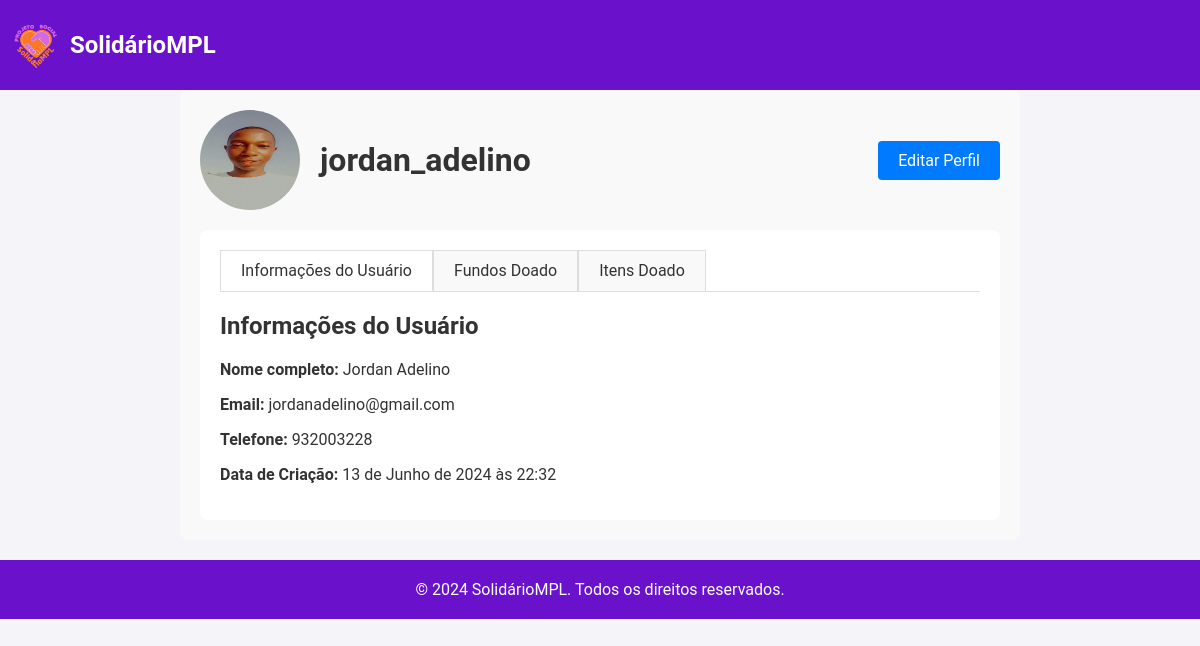
/profile/ (signed in), run on the app's committed database.
### donations/models.py (models this page shows, shortened)
class Donor(models.Model):
    user = models.OneToOneField(
        settings.AUTH_USER_MODEL,
        on_delete=models.CASCADE,
        related_name='donor'  # Adicionamos um related_name para referenciar o doador
    )
    email = models.EmailField(unique=True)
    phone = models.CharField(max_length=15, blank=True, null=True)
    contact_info = models.CharField(max_length=255, blank=True, null=True)
    profile_picture = models.ImageField(upload_to='profile_pictures/', blank=True, null=True)

class CustomUser(AbstractUser):
    email = models.EmailField(unique=True)
    full_name = models.CharField(max_length=255)
    phone_number = models.CharField(max_length=15, blank=True, null=True)
    groups = models.ManyToManyField(
        Group,
        related_name='custom_user_set',
        blank=True,
        help_text='The groups this user belongs to.',
        verbose_name='groups',
    )
    user_permissions = models.ManyToManyField(
        Permission,
        related_name='custom_user_permissions_set',
        blank=True,
        help_text='Specific permissions for this user.',
        verbose_name='user permissions',
    )

### donations/views.py (the view)
# urls.py: path('profile/', views.user_profile_view, name='user_profile'),
@login_required
def user_profile_view(request):
    donor = get_object_or_404(Donor, user=request.user)
    donations = Donation.objects.filter(donor=donor)
    donated_items = Item.objects.filter(donated_by=donor)
    total_donated = donations.aggregate(total_amount=Sum("amount"))["total_amount"] or 0
    context = {
        "user": request.user,
        "username": request.user.username,
        "donor": donor,
        "donations": donations,
        "donated_items": donated_items,
        "total_donated": total_donated,
        "is_admin": request.user.is_superuser,
    }
    return render(request, "donations/user_profile.html", context)

### donations/templates/donations/user_profile.html (shortened to what this page needs)
<!DOCTYPE html>
<html lang="pt">
<head>
    {% load static %}
    <link rel="stylesheet" type="text/css" href="{% static 'css/profile.css' %}">
    <link rel="stylesheet" type="text/css" href="{% static 'css/navbar.css' %}">
</head>
<body>
    {% if user.is_authenticated %}
        {% if is_admin %}
            {% include 'donations/navbar_admin.html' %}
        {% else %}
            {% include 'donations/navbar_user.html' %}
        {% endif %}
    {% else %}
        {% include 'donations/navbar.html' %}
    {% endif %}
    <div id="profile-container">
        <div class="profile-header">
            {% if donor.profile_picture %}
                <img src="{{ donor.profile_picture.url }}" alt="Foto de Perfil">
            {% else %}
                <img src="{% static 'images/default_profile.png' %}" alt="Foto de Perfil Padrão">
            {% endif %}
            <h1>{{ user.username }}</h1>
            <a href="{% url 'edit_profile' %}">Editar Perfil</a>
        </div>
        <div class="profile-content">
            <ul class="tabs">
                <li class="tab-link active" data-tab="info">Informações do Usuário</li>
                <li class="tab-link" data-tab="funds">Fundos Doado</li>
                <li class="tab-link" data-tab="items">Itens Doado</li>
            </ul>
            <div id="info" class="tab-content active">
                <h2>Informações do Usuário</h2>
                <p><strong>Nome completo:</strong> {{ user.full_name }}</p>
                <p><strong>Email:</strong> {{ donor.email }}</p>
                <p><strong>Telefone:</strong> {{ donor.phone }}</p>
                <p><strong>Data de Criação:</strong> {{ user.date_joined }}</p>
            </div>
        </div>
    </div>
    <footer>
        <div class="container">
            <p>&copy; 2024 SolidárioMPL. Todos os direitos reservados.</p>
        </div>
    </footer>
</body>
</html>

### static/css/profile.css (style rules this page uses)
body { font-family: 'Roboto', sans-serif; background-color: #f4f4f9; color: #333; margin: 0; padding: 0; height: 100vh; overflow-x: hidden; }
#profile-container { max-width: 800px; margin: 0 auto; padding: 20px; background-color: #f9f9f9; border-radius: 8px; }
.profile-header { display: flex; align-items: center; justify-content: space-between; margin-bottom: 20px; }
.profile-header img { border-radius: 50%; width: 100px; height: 100px; }
.profile-header h1 { flex-grow: 1; margin-left: 20px; }
.profile-header a { padding: 10px 20px; background-color: #007bff; color: #fff; text-decoration: none; border-radius: 4px; }
.profile-content { background-color: #fff; border-radius: 8px; padding: 20px; }
.tabs { display: flex; list-style: none; padding: 0; margin: 0; border-bottom: 1px solid #ddd; }
.tab-link { padding: 10px 20px; cursor: pointer; border: 1px solid #ddd; border-bottom: none; background-color: #f9f9f9; }
.tab-link.active { background-color: #fff; border-bottom: 1px solid #fff; }
.tab-content { display: none; }
.tab-content.active { display: block; }
footer { background-color: #6a11cb; color: #fff; padding: 20px 0; text-align: center; margin-top: 20px; }
footer p { margin: 0; }

### data on the page
Donor: profile_picture (picture), email "jordanadelino@gmail.com", phone "932003228"
CustomUser: username "jordan_adelino", full_name "Jordan Adelino", date_joined "13 de Junho de 2024 às 22:32"
